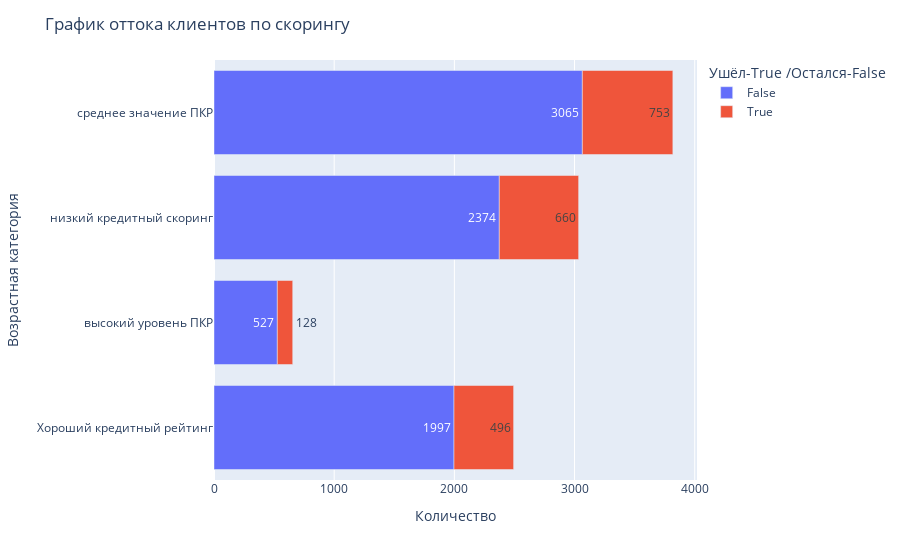

The notebook cell this image was saved under:
### Markdown cell above
###  Влияние кредитного скоринга на отток клиентов

### Code cell
# группируем данные по возрасту и оттоку и считаем количество
data_ed = data.groupby(['cat_score', 'Churn'], \
                        as_index = False)[['Products']].count()
display(data_ed)
fig = px.bar(data_ed, x="Products", y="cat_score", color="Churn", text="Products")
# формируем заголовок графика и подписи осей средствами matplotlib
# добавляем сетку
fig.update_layout(
    title="График оттока клиентов по скорингу",
    xaxis_title="Количество",
    yaxis_title="Возрастная категория",
    legend_title="Ушёл-True /Остался-False"
)
# отображаем график на экране
fig.show()

### Figure 1 — Plotly figure (JSON) as saved in the notebook; plotly's stock layout.template omitted (floating-point values rounded to 4 significant figures)
{"data": [{"alignmentgroup": "True", "hovertemplate": "Churn=False<br>Products=%{text}<br>cat_score=%{y}<extra></extra>", "legendgroup": "False", "marker": {"color": "#636efa", "pattern": {"shape": ""}}, "name": "False", "offsetgroup": "False", "orientation": "h", "showlegend": true, "text": [1997, 527, 2374, 3065], "textposition": "auto", "type": "bar", "x": [1997, 527, 2374, 3065], "xaxis": "x", "y": ["Хороший кредитный рейтинг", "высокий уровень ПКР", "низкий кредитный скоринг", "среднее значение ПКР"], "yaxis": "y"}, {"alignmentgroup": "True", "hovertemplate": "Churn=True<br>Products=%{text}<br>cat_score=%{y}<extra></extra>", "legendgroup": "True", "marker": {"color": "#EF553B", "pattern": {"shape": ""}}, "name": "True", "offsetgroup": "True", "orientation": "h", "showlegend": true, "text": [496, 128, 660, 753], "textposition": "auto", "type": "bar", "x": [496, 128, 660, 753], "xaxis": "x", "y": ["Хороший кредитный рейтинг", "высокий уровень ПКР", "низкий кредитный скоринг", "среднее значение ПКР"], "yaxis": "y"}], "layout": {"barmode": "relative", "legend": {"title": {"text": "Ушёл-True /Остался-False"}, "tracegroupgap": 0}, "margin": {"t": 60}, "title": {"text": "График оттока клиентов по скорингу"}, "xaxis": {"anchor": "y", "domain": [0, 1], "title": {"text": "Количество"}}, "yaxis": {"anchor": "x", "domain": [0, 1], "title": {"text": "Возрастная категория"}}}}
